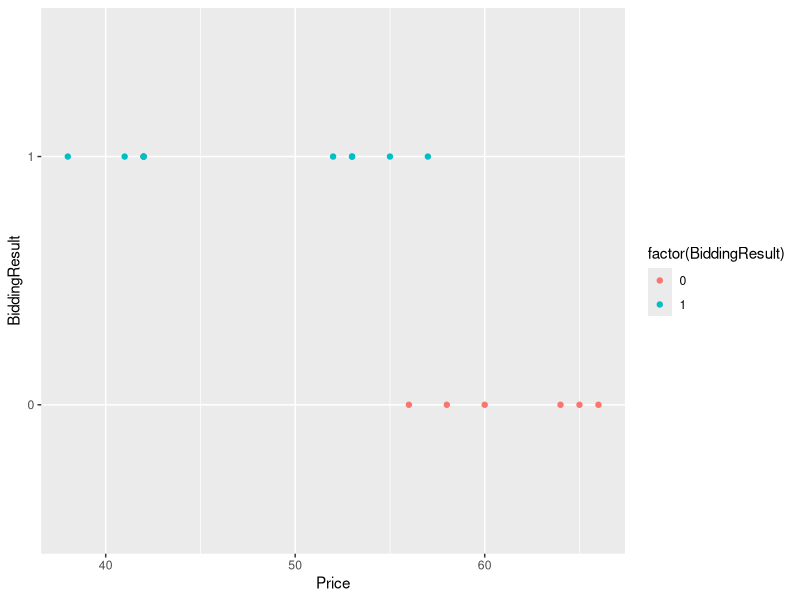
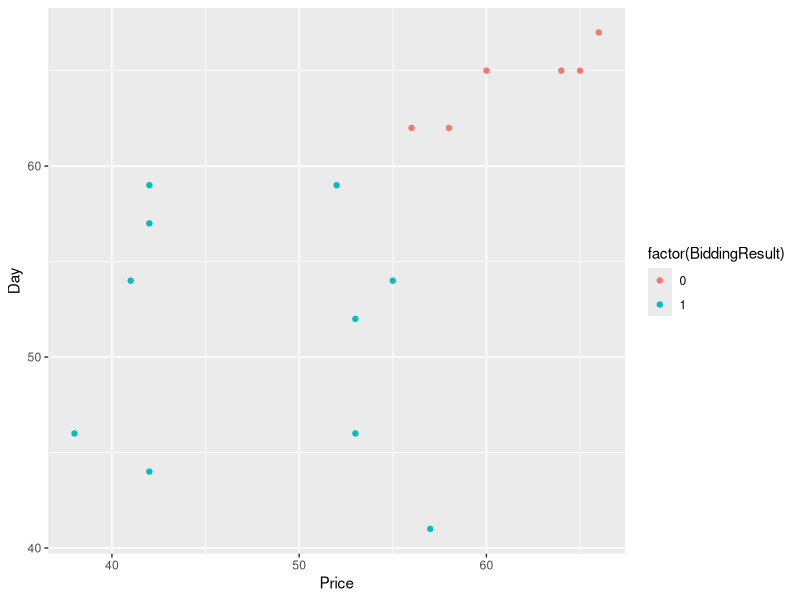
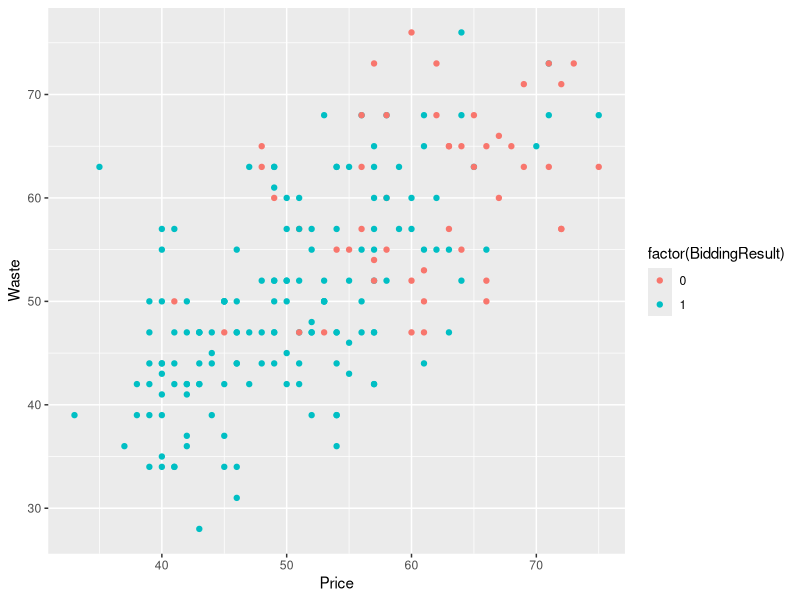

The R source for these figures, in order:
############################################
# Lec12 Logistic Regression
###########################################
library(dplyr)
library(ggplot2)
library(caret)
library(e1071)


setwd("C:/Users/Admin/Google Drive/Mai/Teaching/Courses/LM7204-BizForecasting/Excel-R")

# incorrect data type
d <- read.table("bidding.txt", header=TRUE)
str(d)

# correct data type
d <- read.table("bidding.txt", header=TRUE, 
                  colClasses = c("factor", "numeric", "numeric", "numeric", 
                                 "factor"))
str(d)

# average price for each group (win, lose)
mean(d$Price[d$BiddingResult=="0"])

# summary by group
d %>% 
  group_by(BiddingResult) %>% 
  summarise(meanPrice=mean(Price), meanDay=mean(Day), 
            meanWaste=mean(Waste), n=n())  


# visualizing
p <- ggplot(d[185:200,], aes(Price, BiddingResult))
p + geom_point(aes(color=factor(BiddingResult)))

p <- ggplot(d[185:200,], aes(Price, Day))
p + geom_point(aes(color=factor(BiddingResult)))


# logistic regression with one feature (price)
myLogit1 <- glm(BiddingResult~Price, data=d, family="binomial")
summary(myLogit1)

predict(myLogit1, newdata = data.frame(Price=57), type="response")
1/(1+exp(-sum(myLogit1$coefficients*c(1,57))))




# interpreting coefficient
pW <- predict(myLogit1, newdata=data.frame(Price=c(48,49)), type="response")
pW
pL <- 1-pW
odds <- pW/pL
odds
logOdds <- log(odds)
logOdds[2] - logOdds[1]

odds[2]
odds[1]*exp(-0.1563404)


# classification
priceAmt <- data.frame(Price=c(40, 50, 60, 70))
pHat <- predict(myLogit1, newdata = priceAmt, type="response")
ifelse(pHat >= 0.5, "Win", "Lose")

# logistic regression with two features (price + day)

p <- ggplot(d, aes(Price, Waste))
p + geom_point(aes(color=factor(BiddingResult)))

myLogit2 <- glm(BiddingResult ~ Price + Waste, data=d, family="binomial")
summary(myLogit2)

# logistic regression with dummy variable
myLogit3 <- glm(BiddingResult ~ Price + Waste + Cert, 
                data=d, family="binomial")
summary(myLogit3)

myNewdata <- data.frame(Price=c(50,50), Waste=c(30,30), Cert=c("N","Y"))
predict(myLogit3, newdata = myNewdata, type="response")



# model accuracy
preMod1 <- predict(myLogit1, newdata=data.frame(Price=d$Price), type="response")
pred <- ifelse(preMod1 >= 0.5, "1", "0")
mean(pred == d$BiddingResult) # accuracy

tb1 <- table(pred, actual=d$BiddingResult)

confusionMatrix(tb1)


